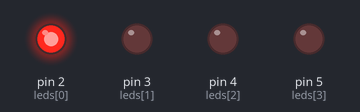
A sketch run on a simulated Arduino Uno, built with avr-gcc and run on an emulated ATmega328P. Parts: output pins drawn as LEDs (lit = HIGH).

Above: at 0.07 s.
At 0.67 s:
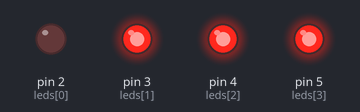
At 0.97 s:
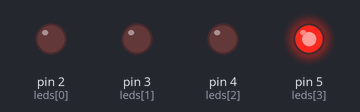
At 1.42 s:
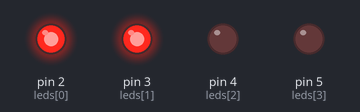
At 2.02 s:
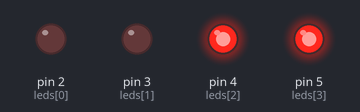
At 2.77 s:
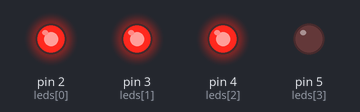
Timing chart, 0 to 3.1 s (numbered marks = the images above):
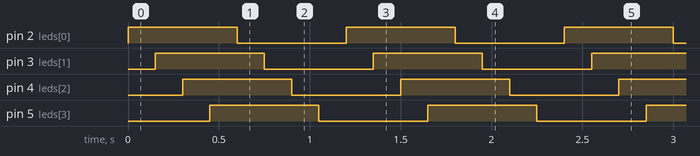

The sketch:

sketch.ino
```cpp
// Quantidade de LEDs
const int numLEDs = 4;

// Pinos conectados aos LEDs
int leds[] = {2, 3, 4, 5};

void setup() {
  for (int i = 0; i < numLEDs; i++) {
    pinMode(leds[i], OUTPUT);
  }
}

void loop() {
  // Acende um a um
  for (int i = 0; i < numLEDs; i++) {
    digitalWrite(leds[i], HIGH);
    delay(150); // espera
  }

  // Apaga um a um
  for (int i = 0; i < numLEDs; i++) {
    digitalWrite(leds[i], LOW);
    delay(150);
  }
}
```

Measured:
- by itself, pin 2 (leds[0]), pin 3 (leds[1]), pin 4 (leds[2]), pin 5 (leds[3]): alternates HIGH for 0.60 s and LOW for 0.60 s
- by itself, everything shown: repeats every 1.2 s, in 8 steps
